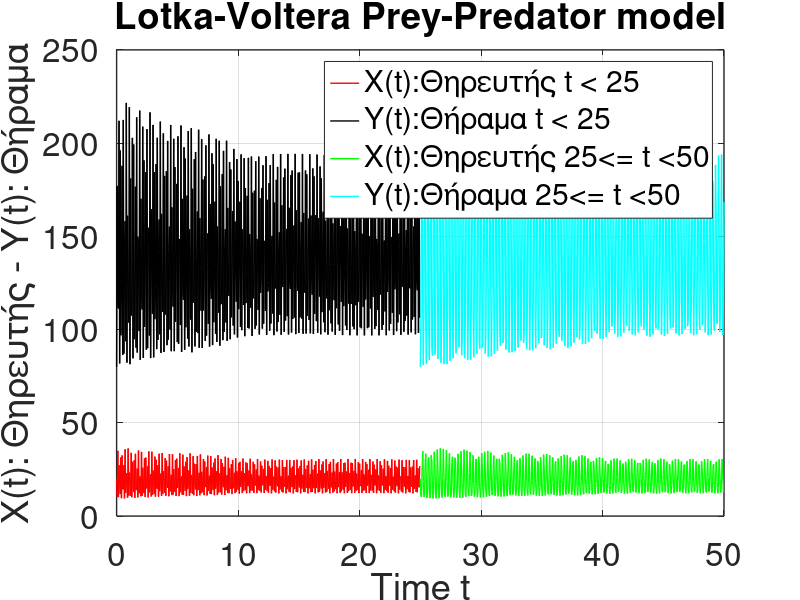
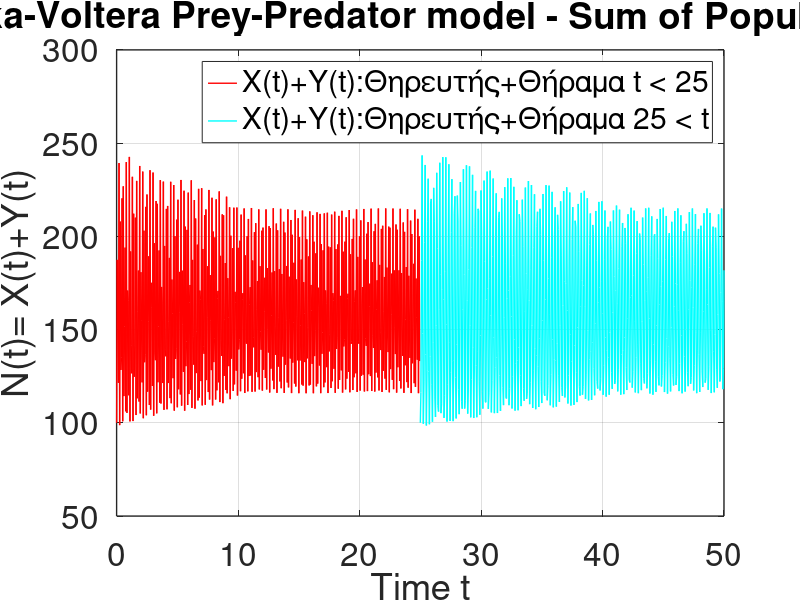
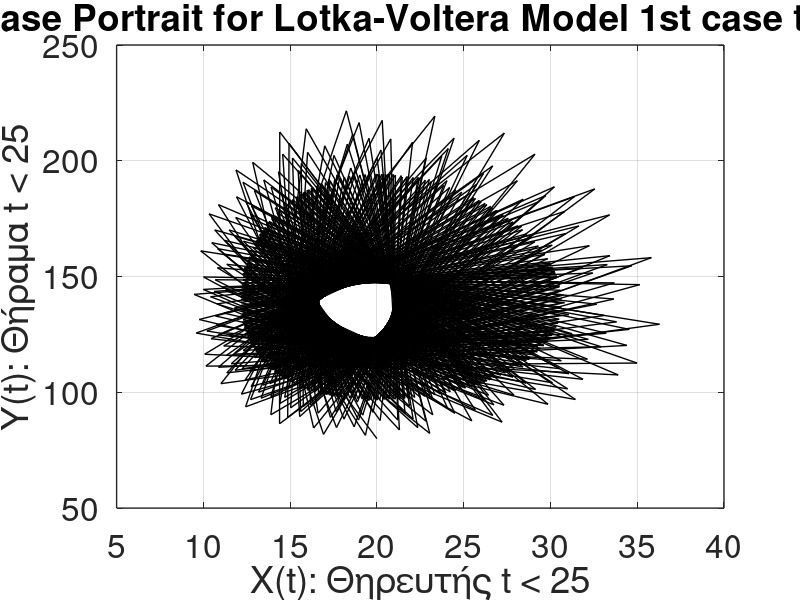
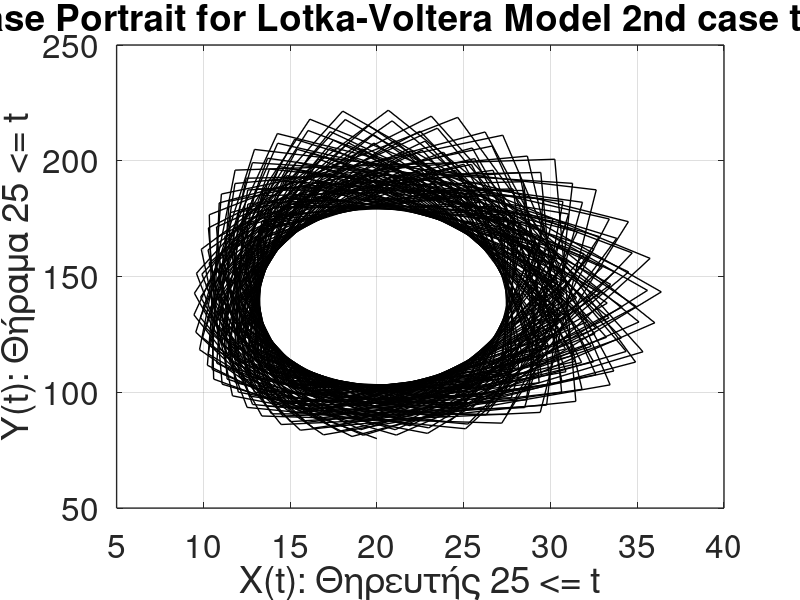

The MATLAB script that drew these images, in order:
% Lotka-Voltera prey-predator model %

%Initial values and params
y01(1) = 20  % Initial predator population
y01(2) = 80  % Initial prey population
 
% Time intervals
% Tinterval = linspace(0, 50, 1001)   % time step of 0.05 in total 1001 values
% but instead of using Tinterval we split in two halves: Tinterval=Tinterval1+Tinterval2 
Tinterval1 = linspace(0, 24.95, 500)   % time step of 0.05 in total 500 values
Tinterval2 = linspace(25, 50, 501)     % time step of 0.05 in total 501 values

% we have two set of params declared as a vector of two rows
% first row will be used for t < 25
% second row will be used for 25 <= t < 50
params1 = [40 2 0.5 70];
params2 = [20 1 0.25 35]

% define a function that contains the system of LV odes
function res = LV(t,V, params)
    % Dependent variables V - vector of v1 & v2
    % v1 is the predator population at time t
    % v2 is the prey population at time t 
    v1 = V(1);
    v2 = V(2);
    % pass params to α(=a), β(=b), γ(=c), δ(=d)
    a = params(1);
    b = params(2);
    c = params(3); 
    d = params(4);
    dxdt = (-d)*v1+c*v1*v2;   % rate of predator population X
    dydt = a*v2 - b*v1*v2     % rate of prey population Y
    % Pack-up result
    res = [dxdt; dydt];
end


%  
% use anonymous function and get the handle
rate1 = @(t,V) LV(t,V, params1);
rate2 = @(t,V) LV(t,V, params2);
   
% solve odes by using ode45 and anonymous function handle
% y01 is the initial value vector
% return a vector of type (t, v) where v = v(1), v(2) at any time t
[T1,V1] = ode45(rate1, Tinterval1, y01);
[T2,V2] = ode45(rate2, Tinterval2, y01); 

figure(1)   % First figure for the populations %
lgnd1 = sprintf("%s%s", "X(t):", "Θηρευτής t < 25")
lgnd2 = sprintf("%s%s", "Y(t):", "Θήραμα t < 25")
lgnd3 = sprintf("%s%s", "X(t):", "Θηρευτής 25<= t <50")
lgnd4 = sprintf("%s%s", "Y(t):", "Θήραμα 25<= t <50")

h = plot(T1, V1(:,1), 'r', 'linewidth', 1, 'DisplayName', lgnd1, 
         T1, V1(:,2), 'k', 'linewidth', 1, 'DisplayName', lgnd2,
         T2, V2(:,1), 'g', 'linewidth', 1, 'DisplayName', lgnd3,
         T2, V2(:,2), 'c', 'linewidth', 1, 'DisplayName', lgnd4)   
legend;
% display specifics %
xlabel('Time t')
ylabel('X(t): Θηρευτής - Y(t): Θήραμα')
% set grid on
grid on                                   
% additional display properties  for the first figure 
set(gca, 'fontsize', 24, 'linewidth', 1)  
title('Lotka-Voltera Prey-Predator model')

figure(2) % Second figure for the sum of populations %
lgnd1 = sprintf("%s%s", "X(t)+Y(t):", "Θηρευτής+Θήραμα t < 25")
lgnd2 = sprintf("%s%s", "X(t)+Υ(t):", "Θηρευτής+Θήραμα 25 < t")

h = plot(T1, V1(:,1)+V1(:,2), 'r', 'linewidth', 1, 'DisplayName', lgnd1, 
         T2, V2(:,1)+V2(:,2), 'c', 'linewidth', 1, 'DisplayName', lgnd2)   
legend;
% display specifics %
xlabel('Time t')
ylabel('N(t)= X(t)+Y(t)')
% set grid on
grid on                                   
% additional display properties  for the second figure 
set(gca, 'fontsize', 24, 'linewidth', 1)  
title('Lotka-Voltera Prey-Predator model - Sum of Populations')

figure(3) % Third figure for the phase portrait t < 25 %
% Phase portait is a plot of X(t)-Θηρευτής vs Y(t)-Θήραμα
h = plot(V1(:,1), V1(:,2), 'k', 'linewidth', 1)   
% display specifics %
xlabel('X(t): Θηρευτής t < 25')
ylabel('Y(t): Θήραμα t < 25')
% set grid on
grid on                                   
% additional display properties
set(gca, 'fontsize', 24, 'linewidth', 1)  
title('Phase Portrait for Lotka-Voltera Model 1st case t < 25')

figure(4) % Forth figure for the phase portrait 25 <= t < 50  %
% Phase portait is a plot of X(t)-Θηρευτής vs Y(t)-Θήραμα
h = plot(V2(:,1), V2(:,2), 'k', 'linewidth', 1)   
% display specifics %
xlabel('X(t): Θηρευτής 25 <= t')
ylabel('Y(t): Θήραμα 25 <= t')
% set grid on
grid on                                   
% additional display properties
set(gca, 'fontsize', 24, 'linewidth', 1)  
title('Phase Portrait for Lotka-Voltera Model 2nd case t >= 25')

